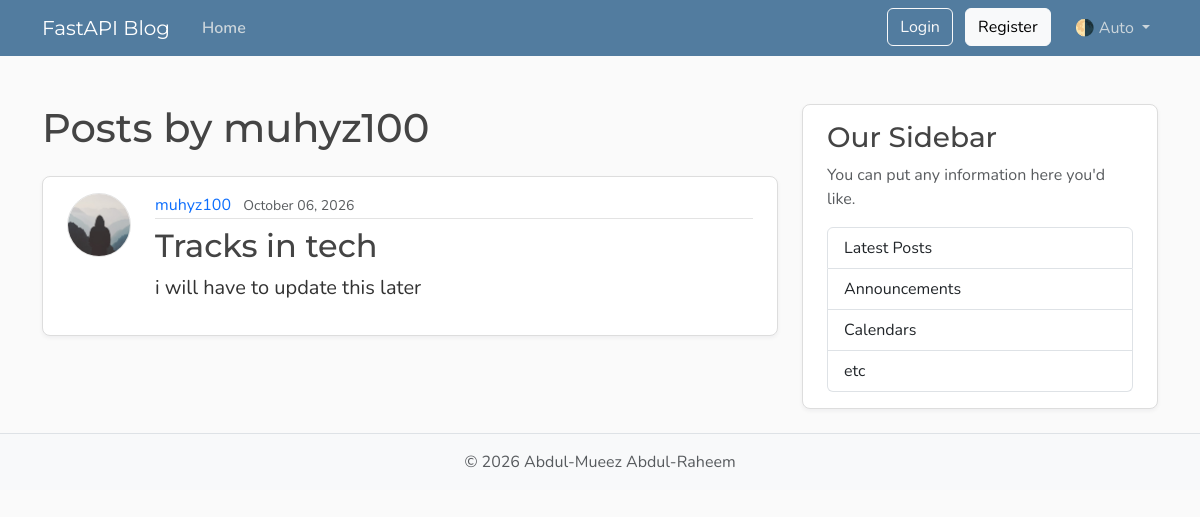
Screenshot of /users/2/posts with the database file from the repository.
### model.py (models this page shows)
class User(Base):
    __tablename__ = "users"
    id: Mapped[int] = mapped_column(Integer, primary_key=True, index=True)
    username: Mapped[str] = mapped_column(String(50), unique=True, nullable=False)
    email: Mapped[str] = mapped_column(String(120), unique=True, nullable=False)
    password_hash: Mapped[str] = mapped_column(String(200), nullable=False)
    image_file: Mapped[str | None] = mapped_column(
        String(200),
        nullable=True,
        default=None,
    )
    posts: Mapped[list[Post]] = relationship(back_populates="author", cascade="all, delete-orphan")
    @property
    def image_path(self) -> str:
        if self.image_file:
            return f"/media/profile_pics/{self.image_file}"
        return "/static/profile_pics/default.jpg"

class Post(Base):
    __tablename__ = "posts"
    id: Mapped[int] = mapped_column(Integer, primary_key=True, index=True)
    title: Mapped[str] = mapped_column(String(100), nullable=False)
    content: Mapped[str] = mapped_column(Text, nullable=False)
    user_id: Mapped[int] = mapped_column(
        ForeignKey("users.id"),
        nullable=False,
        index=True,
    )
    date_posted: Mapped[datetime] = mapped_column(
        DateTime(timezone=True),
        default=lambda: datetime.now(UTC),
    )
    author: Mapped[User] = relationship(back_populates="posts")

### main.py (the view)
@app.get("/users/{user_id}/posts", include_in_schema=False, name="user_posts")
async def user_posts_page(request: Request, user_id: int, db: Annotated[AsyncSession, Depends(get_db)]):
    result = await db.execute(select(model.User).where(model.User.id == user_id))
    user = result.scalars().first()
    if not user:
        raise HTTPException(
            status_code=status.HTTP_404_NOT_FOUND,
            detail="User not found",
        )
    result = await db.execute(select(model.Post).options(selectinload(model.Post.author)).where(model.Post.user_id == user_id))
    posts = result.scalars().all()
    return templates.TemplateResponse(
        request,
        "user_posts.html",
        {"posts": posts, "user": user, "title": f"{user.username}'s Posts"},
    )

### database.py (called while the page is built)
async def get_db():
    async with AsyncSessionLocal() as session:
        yield session

### templates/user_posts.html
{% extends "layout.html" %}
{% block content %}
    <h1 class="mb-4">Posts by {{ user.username }}</h1>
    {% for post in posts %}
        <article class="content-section py-3 px-4 mb-4">
            <div class="d-flex align-items-start gap-4">
                <img class="rounded-circle article-img flex-shrink-0"
                     src="{{ post.author.image_path }}"
                     alt="{{ post.author.username }}'s profile picture"
                     width="64"
                     height="64"
                     loading="lazy">
                <div class="flex-grow-1">
                    <div class="article-metadata mb-2">
                        <a class="me-2"
                           href="{{ url_for('user_posts', user_id=post.author.id) }}">{{ post.author.username }}</a>
                        <small class="text-body-secondary">{{ post.date_posted.strftime("%B %d, %Y") }}</small>
                    </div>
                    <h2>
                        <a class="article-title"
                           href="{{ url_for('post_page', post_id=post.id) }}">{{ post.title }}</a>
                    </h2>
                    <p class="article-content">{{ post.content }}</p>
                </div>
            </div>
        </article>
    {% else %}
        <p class="text-body-secondary">No posts by this user yet.</p>
    {% endfor %}
{% endblock content %}

### static/css/main.css (style rules this page uses)
:root { --font-heading: "Montserrat", system-ui, -apple-system, BlinkMacSystemFont, sans-serif; --font-body: "Nunito", system-ui, -apple-system, BlinkMacSystemFont, sans-serif; --color-bg-body: #fafafa; --color-bg-content: #ffffff; --color-text-primary: #333333; --color-text-heading: #444444; --color-steel: #527c9f; --color-nav-link: #cbd5db; --color-nav-link-hover: #ffffff; --color-link-hover: #428bca; --color-border: #dddddd; --color-border-light: #e3e3e3; --spacing-xl: 5rem; --article-img-size: 4rem; --account-img-size: 7.813rem; }
body { font-family: var(--font-body); background: var(--color-bg-body); color: var(--color-text-primary); }
h1, h2, h3, h4, h5, h6 { font-family: var(--font-heading); color: var(--color-text-heading); }
a { text-decoration: none; }
.content-section { background: var(--color-bg-content); border: 1px solid var(--color-border); border-radius: 0.5rem; box-shadow: 0 2px 4px rgba(15, 23, 42, 0.05); transition: box-shadow 0.15s ease, transform 0.15s ease, border-color 0.15s ease; }
.article-title { color: var(--color-text-heading); transition: color 0.2s ease-in-out; }
.article-content { white-space: pre-line; font-size: 1.25rem; }
.article-img { height: var(--article-img-size); width: var(--article-img-size); flex-shrink: 0; object-fit: cover; border: 1px solid var(--color-border-light); box-shadow: 0 0 0 2px var(--color-bg-content); }
.article-metadata { padding-bottom: 0.063rem; border-bottom: 1px solid var(--color-border-light); }
.article-metadata a { transition: color 0.2s ease-in-out; }

### rows the page displays
User: username "muhyz100"
Post: author.username "muhyz100", date_posted "October 06, 2026", title "Tracks in tech", content "i will have to update this later"
